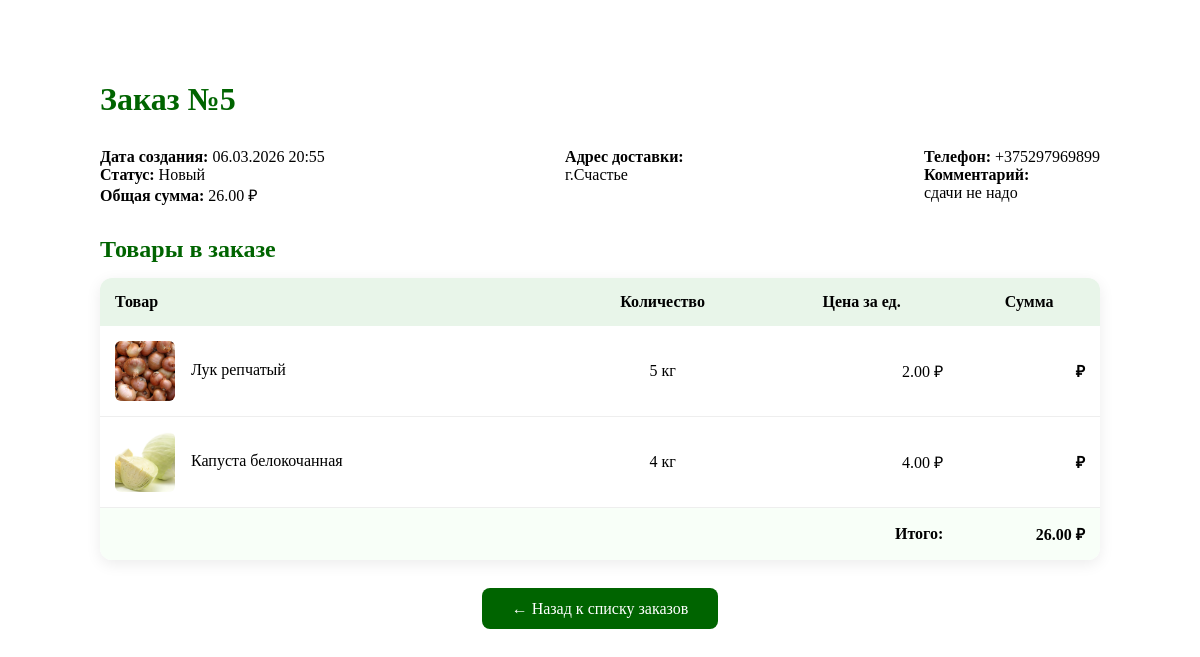
Page /orders/5/ (signed in) on the earlier database version.
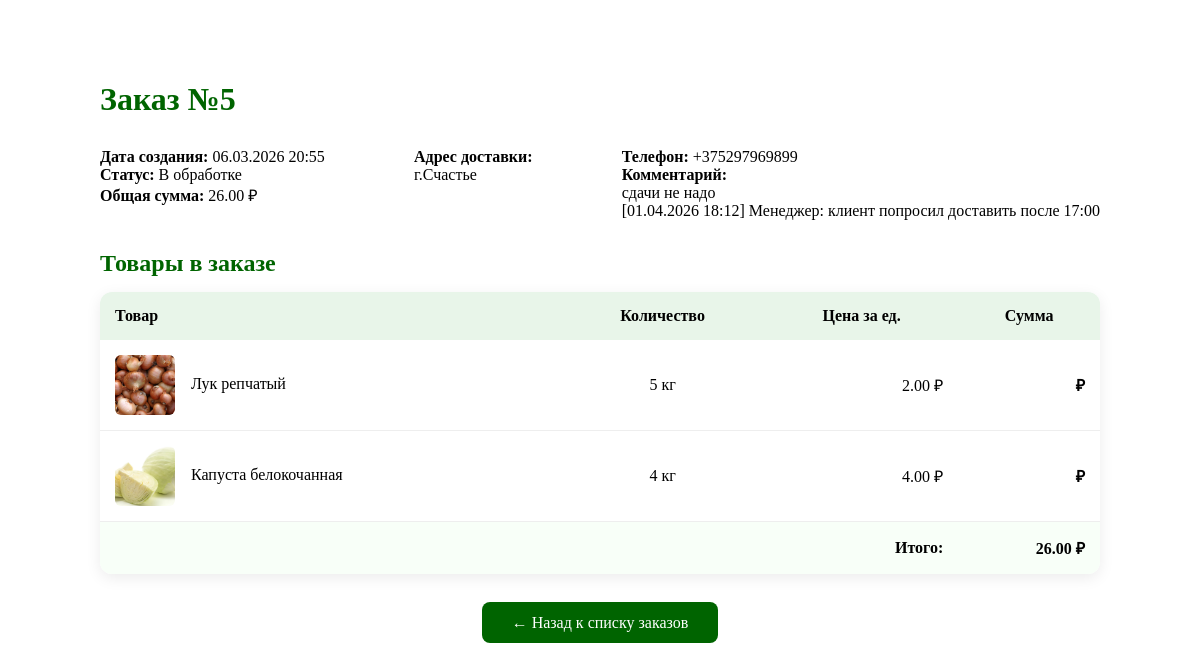
Same page on the later database version.
### main/models.py (models this page shows, shortened)
class Order(models.Model):
    STATUS_CHOICES = [
        ('new', 'Новый'),
        ('processing', 'В обработке'),
        ('shipped', 'Отправлен'),
        ('delivered', 'Доставлен'),
        ('cancelled', 'Отменён'),
        ('returned', 'Возврат'),
    ]
    PAYMENT_CHOICES = [
        ('cash', 'Наличными при получении'),
        ('card', 'Картой онлайн'),
        ('upon_delivery', 'Картой при получении'),
    ]
    user = models.ForeignKey(
        settings.AUTH_USER_MODEL,
        on_delete=models.SET_NULL,
        null=True,
        blank=True,
        related_name='orders',
        verbose_name='Клиент'
    )
    phone = models.CharField(
        max_length=20,
        blank=True,
        verbose_name='Телефон для связи'
    )
    guest_email = models.EmailField(blank=True, null=True, verbose_name='Email гостя')
    guest_phone = models.CharField(max_length=20, blank=True, null=True, verbose_name='Телефон гостя')
    guest_name = models.CharField(max_length=150, blank=True, null=True, verbose_name='Имя гостя')
    created_at = models.DateTimeField(default=timezone.now, verbose_name='Создан')
    updated_at = models.DateTimeField(auto_now=True, verbose_name='Обновлён')
    status = models.CharField(
        max_length=20,
        choices=STATUS_CHOICES,
        default='new',
        verbose_name='Статус заказа'
    )
    payment_method = models.CharField(
        max_length=20,
        choices=PAYMENT_CHOICES,
        default='cash',
        verbose_name='Способ оплаты'
    )
    total_price = models.DecimalField(
        max_digits=12,
        decimal_places=2,
        default=0,
        verbose_name='Общая сумма'
    )
    delivery_address = models.TextField(blank=True, verbose_name='Адрес доставки')
    delivery_date = models.DateField(null=True, blank=True, verbose_name='Желаемая дата доставки')
    comment = models.TextField(blank=True, verbose_name='Комментарий к заказу')
    class Meta:
        ordering = ['-created_at']
        verbose_name = 'Заказ'
        verbose_name_plural = 'Заказы'

### main/views.py (the view, shortened to what this page needs)
# urls.py: path('orders/<int:pk>/', order_detail, name='order_detail'),
@login_required
def order_detail(request, pk):
    profile = request.user.profile
    order = get_object_or_404(Order, pk=pk)
    is_manager = profile.role == 'manager'
    is_owner = order.user == request.user if order.user else False
    if not (is_manager or is_owner):
        return HttpResponseForbidden("У вас нет доступа к этому заказу.")
    items = order.items.select_related('product')
    success_message = None
    context = {
        'order': order,
        'items': items,
        'profile': profile,
        'is_manager': is_manager,
        'success_message': success_message,
        'total_price': sum(item.get_subtotal() for item in items),
    }
    if is_manager:
        context['status_choices'] = Order.STATUS_CHOICES
        template = 'manager_order_detail.html'
    else:
        template = 'order_detail.html'
    return render(request, template, context)

### main/models.py (called while the page is built)
    def get_subtotal(self):
        return self.quantity * self.price_at_order

### main/templates/order_detail.html (shortened to what this page needs)
<!DOCTYPE html>
<html lang="en">
<head>
</head>
<body>
<div class="container" style="max-width: 1000px; margin: 40px auto; padding: 20px;">
    <h1 style="color: #006400; margin-bottom: 30px;">Заказ №{{ order.id }}</h1>
    <div style="display: flex; justify-content: space-between; margin-bottom: 30px; flex-wrap: wrap; gap: 20px;">
        <div>
            <strong>Дата создания:</strong> {{ order.created_at|date:"d.m.Y H:i" }}<br>
            <strong>Статус:</strong> {{ order.get_status_display }}<br>
            <strong>Общая сумма:</strong> {{ order.total_price|floatformat:2 }} ₽
        </div>
        <div>
            <strong>Адрес доставки:</strong><br>
            {{ order.delivery_address|linebreaksbr|default:"Не указан" }}
        </div>
        <div>
            <strong>Телефон:</strong> {{ order.phone|default:"Не указан" }}<br>
            <strong>Комментарий:</strong><br>
            {{ order.comment|linebreaksbr|default:"—" }}
        </div>
    </div>
    <h2 style="color: #006400; margin: 30px 0 15px;">Товары в заказе</h2>
    <table style="width:100%; border-collapse: collapse; background: white; border-radius: 12px; overflow: hidden; box-shadow: 0 4px 15px rgba(0,0,0,0.08);">
        <thead style="background: #e8f5e9;">
            <tr>
                <th style="padding: 15px; text-align: left;">Товар</th>
                <th style="padding: 15px;">Количество</th>
                <th style="padding: 15px;">Цена за ед.</th>
                <th style="padding: 15px;">Сумма</th>
            </tr>
        </thead>
        <tbody>
        {% for item in items %}
            <tr style="border-bottom: 1px solid #eee;">
                <td style="padding: 15px;">
                    {% if item.product.photo %}
                        <img src="{{ item.product.photo.url }}" alt="{{ item.product.name }}" style="width: 60px; height: 60px; object-fit: cover; border-radius: 6px; vertical-align: middle; margin-right: 12px;">
                    {% endif %}
                    {{ item.product.name|default:"Товар удалён" }}
                </td>
                <td style="padding: 15px; text-align: center;">{{ item.quantity }} {{ item.product.get_unit_display|default:"шт" }}</td>
                <td style="padding: 15px; text-align: right;">{{ item.price_at_order|floatformat:2 }} ₽</td>
                <td style="padding: 15px; text-align: right; font-weight: bold;">{{ item.subtotal|floatformat:2 }} ₽</td>
            </tr>
        {% empty %}
            <tr>
                <td colspan="4" style="padding: 30px; text-align: center; color: #777;">
                    Позиции заказа отсутствуют
                </td>
            </tr>
        {% endfor %}
        </tbody>
        <tfoot style="background: #f8fff8; font-weight: bold;">
            <tr>
                <td colspan="3" style="padding: 15px; text-align: right;">Итого:</td>
                <td style="padding: 15px; text-align: right;">{{ total_price|floatformat:2 }} ₽</td>
            </tr>
        </tfoot>
    </table>
    <div style="margin-top: 40px; text-align: center;">
        <a href="{% url 'orders' %}" style="
            background: #006400;
            color: white;
            padding: 12px 30px;
            border-radius: 8px;
            text-decoration: none;
            font-weight: 500;
        ">
            ← Назад к списку заказов
        </a>
    </div>
</div>
</body>
</html>

Differences in the rows shown:
changed Order "г.Счастье": status "Новый" → "В обработке"; comment "сдачи не надо" → "сдачи не надо [01.04.2026 18:12] Менеджер: клиент попросил доставить после 17:00"
